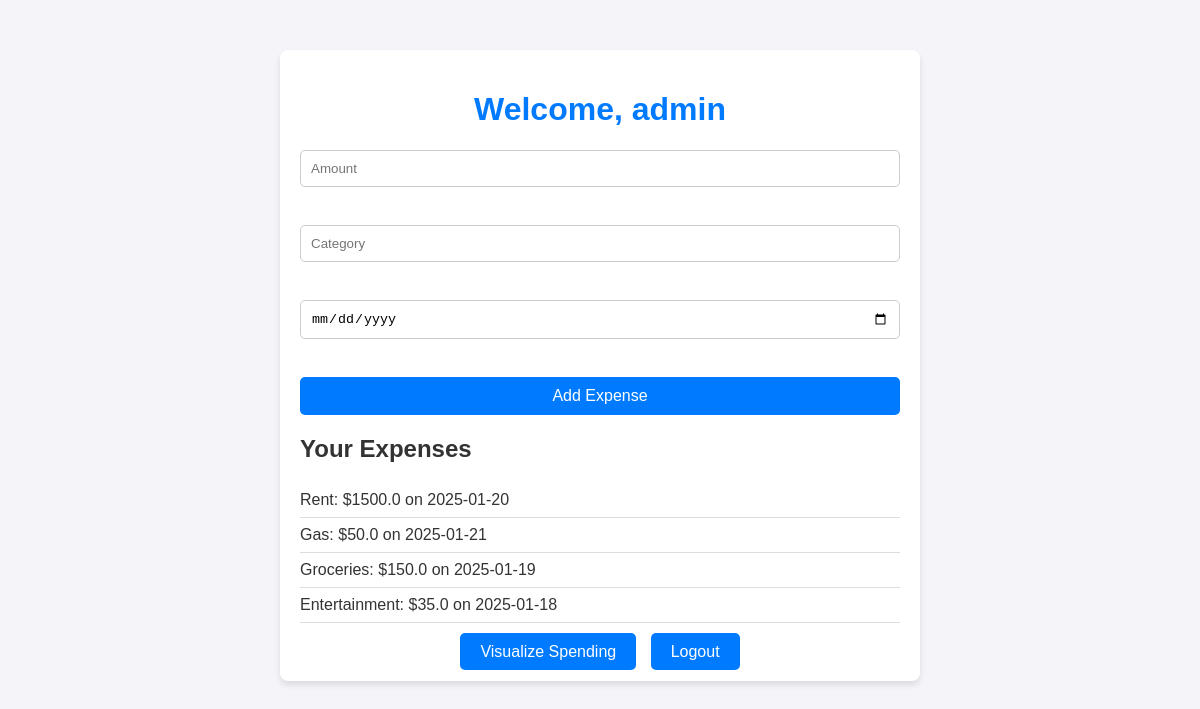
The app's page /dashboard (signed in) with its own data.
### tables this page shows
CREATE TABLE expenses (
                        id INTEGER PRIMARY KEY AUTOINCREMENT,
                        user_id INTEGER NOT NULL,
                        amount REAL NOT NULL,
                        category TEXT NOT NULL,
                        date TEXT NOT NULL,
                        FOREIGN KEY (user_id) REFERENCES users(id));

### app.py (the view, shortened to what this page needs)
@app.route('/dashboard', methods=['GET', 'POST'])
def dashboard():
    if 'username' not in session:
        return redirect(url_for('login'))
    user_id = session['user_id']
    with sqlite3.connect(DATABASE) as conn:
        expenses = conn.execute("SELECT * FROM expenses WHERE user_id = ?", (user_id,)).fetchall()
    return render_template('dashboard.html', expenses=expenses)

### templates/dashboard.html (shortened to what this page needs)
<!DOCTYPE html>
<html>
<head>
    <link rel="stylesheet" type="text/css" href="/static/style.css">
</head>
<body>
    <div class="container">
        <h1>Welcome, {{ session['username'] }}</h1>
        <form id="expense-form" method="POST">
            <input type="number" name="amount" id="amount" placeholder="Amount" required><br>
            <input type="text" name="category" id="category" placeholder="Category" required><br>
            <input type="date" name="date" id="date" required><br>
            <button type="submit">Add Expense</button>
        </form>
        <h2>Your Expenses</h2>
        <ul>
            {% for expense in expenses %}
            <li>{{ expense[3] }}: ${{ expense[2] }} on {{ expense[4] }}</li>
            {% endfor %}
        </ul>
        <div class="actions">
            <a href="/visualize" class="button">Visualize Spending</a>
            <a href="/logout" class="button">Logout</a>
        </div>
    </div>
</body>
</html>

### static/style.css (style rules this page uses)
body { font-family: Arial, sans-serif; margin: 0; padding: 0; background-color: #f4f4f9; color: #333; }
.container { max-width: 600px; margin: 50px auto; padding: 20px; background: white; border-radius: 8px; box-shadow: 0 4px 6px rgba(0, 0, 0, 0.1); }
h1 { text-align: center; color: #007BFF; }
form { display: flex; flex-direction: column; gap: 10px; }
input { padding: 10px; border: 1px solid #ccc; border-radius: 5px; }
button { padding: 10px; background-color: #007BFF; color: white; border: none; border-radius: 5px; cursor: pointer; font-size: 16px; }
ul { list-style: none; padding: 0; }
li { padding: 8px 0; border-bottom: 1px solid #ddd; }
.actions { text-align: center; margin-top: 20px; }
.button { text-decoration: none; background-color: #007BFF; color: white; padding: 10px 20px; border-radius: 5px; margin: 5px; }

### records on screen
expenses: category "Rent", amount "1500.0", date "2025-01-20"
expenses: category "Gas", amount "50.0", date "2025-01-21"
expenses: category "Groceries", amount "150.0", date "2025-01-19"
expenses: category "Entertainment", amount "35.0", date "2025-01-18"

### other values on screen
{{ session['username'] }} "admin"
